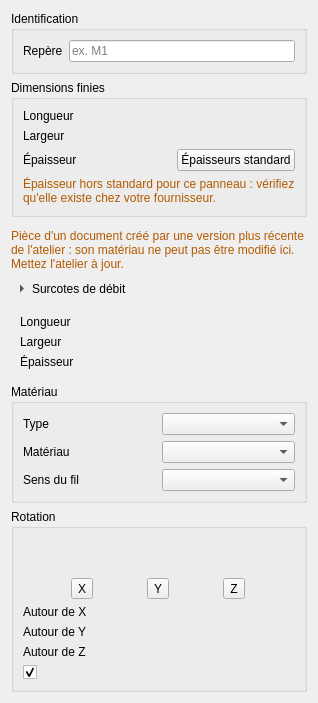
<?xml version="1.0" encoding="UTF-8"?>
<ui version="4.0">
 <class>WoodPartTaskPanel</class>
 <widget class="QWidget" name="WoodPartTaskPanel">
  <property name="windowTitle">
   <string>Pièce de bois</string>
  </property>
  <layout class="QVBoxLayout" name="mainLayout">
   <item>
    <widget class="QGroupBox" name="identificationGroup">
     <property name="title">
      <string>Identification</string>
     </property>
     <layout class="QGridLayout" name="identificationGroupLayout">
      <item row="0" column="0">
       <widget class="QLabel" name="markLabel">
        <property name="text">
         <string>Repère</string>
        </property>
        <property name="buddy">
         <cstring>markEdit</cstring>
        </property>
       </widget>
      </item>
      <item row="0" column="1">
       <widget class="QLineEdit" name="markEdit">
        <property name="toolTip">
         <string>Repère de la pièce sur les plans et dans la liste de débit (ex. « M1 ») ; c'est aussi son nom dans l'arborescence.</string>
        </property>
        <property name="placeholderText">
         <string>ex. M1</string>
        </property>
       </widget>
      </item>
     </layout>
    </widget>
   </item>
   <item>
    <widget class="QGroupBox" name="dimensionsGroup">
     <property name="title">
      <string>Dimensions finies</string>
     </property>
     <layout class="QGridLayout" name="dimensionsGroupLayout">
      <item row="0" column="0">
       <widget class="QLabel" name="lengthLabel">
        <property name="text">
         <string>Longueur</string>
        </property>
        <property name="buddy">
         <cstring>lengthEdit</cstring>
        </property>
       </widget>
      </item>
      <item row="0" column="1">
       <widget class="Gui::QuantitySpinBox" name="lengthEdit">
        <property name="unit" stdset="0">
         <string notr="true">mm</string>
        </property>
       </widget>
      </item>
      <item row="1" column="0">
       <widget class="QLabel" name="widthLabel">
        <property name="text">
         <string>Largeur</string>
        </property>
        <property name="buddy">
         <cstring>widthEdit</cstring>
        </property>
       </widget>
      </item>
      <item row="1" column="1">
       <widget class="Gui::QuantitySpinBox" name="widthEdit">
        <property name="unit" stdset="0">
         <string notr="true">mm</string>
        </property>
       </widget>
      </item>
      <item row="2" column="0">
       <widget class="QLabel" name="thicknessLabel">
        <property name="text">
         <string>Épaisseur</string>
        </property>
        <property name="buddy">
         <cstring>thicknessEdit</cstring>
        </property>
       </widget>
      </item>
      <item row="2" column="1">
       <layout class="QHBoxLayout" name="thicknessLayout">
        <item>
         <widget class="Gui::QuantitySpinBox" name="thicknessEdit">
          <property name="unit" stdset="0">
           <string notr="true">mm</string>
          </property>
         </widget>
        </item>
        <item>
         <widget class="QPushButton" name="standardThicknessButton">
          <property name="sizePolicy">
           <sizepolicy hsizetype="Fixed" vsizetype="Fixed">
            <horstretch>0</horstretch>
            <verstretch>0</verstretch>
           </sizepolicy>
          </property>
          <property name="toolTip">
           <string>Épaisseurs standard du matériau choisi</string>
          </property>
          <property name="text">
           <string>Épaisseurs standard</string>
          </property>
          <property name="autoDefault">
           <bool>false</bool>
          </property>
         </widget>
        </item>
       </layout>
      </item>
      <item row="3" column="0" colspan="2">
       <widget class="QLabel" name="thicknessWarning">
        <property name="styleSheet">
         <string notr="true">color: #b35900;</string>
        </property>
        <property name="text">
         <string>Épaisseur hors standard pour ce panneau : vérifiez qu'elle existe chez votre fournisseur.</string>
        </property>
        <property name="textFormat">
         <enum>Qt::PlainText</enum>
        </property>
        <property name="wordWrap">
         <bool>true</bool>
        </property>
       </widget>
      </item>
     </layout>
    </widget>
   </item>
   <item>
    <widget class="QWidget" name="unlockHost">
     <layout class="QVBoxLayout" name="unlockHostLayout">
      <property name="leftMargin">
       <number>0</number>
      </property>
      <property name="topMargin">
       <number>0</number>
      </property>
      <property name="rightMargin">
       <number>0</number>
      </property>
      <property name="bottomMargin">
       <number>0</number>
      </property>
     </layout>
    </widget>
   </item>
   <item>
    <widget class="QLabel" name="newerVersionNotice">
     <property name="visible">
      <bool>false</bool>
     </property>
     <property name="styleSheet">
      <string notr="true">color: #b35900;</string>
     </property>
     <property name="text">
      <string>Pièce d'un document créé par une version plus récente de l'atelier : son matériau ne peut pas être modifié ici. Mettez l'atelier à jour.</string>
     </property>
     <property name="textFormat">
      <enum>Qt::PlainText</enum>
     </property>
     <property name="wordWrap">
      <bool>true</bool>
     </property>
    </widget>
   </item>
   <item>
    <widget class="QToolButton" name="allowancesToggle">
     <property name="text">
      <string>Surcotes de débit</string>
     </property>
     <property name="toolTip">
      <string>Surcotes totales ajoutées aux cotes finies pour obtenir les cotes de débit.</string>
     </property>
     <property name="checkable">
      <bool>true</bool>
     </property>
     <property name="toolButtonStyle">
      <enum>Qt::ToolButtonTextBesideIcon</enum>
     </property>
     <property name="arrowType">
      <enum>Qt::RightArrow</enum>
     </property>
     <property name="autoRaise">
      <bool>true</bool>
     </property>
    </widget>
   </item>
   <item>
    <widget class="QWidget" name="allowancesBox">
     <layout class="QGridLayout" name="allowancesLayout">
      <item row="0" column="0">
       <widget class="QLabel" name="lengthAllowanceLabel">
        <property name="text">
         <string>Longueur</string>
        </property>
        <property name="buddy">
         <cstring>lengthAllowanceEdit</cstring>
        </property>
       </widget>
      </item>
      <item row="0" column="1">
       <widget class="Gui::QuantitySpinBox" name="lengthAllowanceEdit">
        <property name="unit" stdset="0">
         <string notr="true">mm</string>
        </property>
       </widget>
      </item>
      <item row="1" column="0">
       <widget class="QLabel" name="widthAllowanceLabel">
        <property name="text">
         <string>Largeur</string>
        </property>
        <property name="buddy">
         <cstring>widthAllowanceEdit</cstring>
        </property>
       </widget>
      </item>
      <item row="1" column="1">
       <widget class="Gui::QuantitySpinBox" name="widthAllowanceEdit">
        <property name="unit" stdset="0">
         <string notr="true">mm</string>
        </property>
       </widget>
      </item>
      <item row="2" column="0">
       <widget class="QLabel" name="thicknessAllowanceLabel">
        <property name="text">
         <string>Épaisseur</string>
        </property>
        <property name="buddy">
         <cstring>thicknessAllowanceEdit</cstring>
        </property>
       </widget>
      </item>
      <item row="2" column="1">
       <widget class="Gui::QuantitySpinBox" name="thicknessAllowanceEdit">
        <property name="unit" stdset="0">
         <string notr="true">mm</string>
        </property>
       </widget>
      </item>
     </layout>
    </widget>
   </item>
   <item>
    <widget class="QGroupBox" name="materialGroup">
     <property name="title">
      <string>Matériau</string>
     </property>
     <layout class="QGridLayout" name="materialGroupLayout">
      <item row="0" column="0">
       <widget class="QLabel" name="kindLabel">
        <property name="text">
         <string>Type</string>
        </property>
        <property name="buddy">
         <cstring>kindCombo</cstring>
        </property>
       </widget>
      </item>
      <item row="0" column="1">
       <widget class="QComboBox" name="kindCombo">
        <property name="toolTip">
         <string>Restreint la liste des matériaux à un type.</string>
        </property>
       </widget>
      </item>
      <item row="1" column="0">
       <widget class="QLabel" name="materialLabel">
        <property name="text">
         <string>Matériau</string>
        </property>
        <property name="buddy">
         <cstring>materialCombo</cstring>
        </property>
       </widget>
      </item>
      <item row="1" column="1">
       <widget class="QComboBox" name="materialCombo">
        <property name="toolTip">
         <string>Essence ou panneau, choisi dans la bibliothèque de matériaux.</string>
        </property>
       </widget>
      </item>
      <item row="2" column="0">
       <widget class="QLabel" name="grainLabel">
        <property name="text">
         <string>Sens du fil</string>
        </property>
        <property name="buddy">
         <cstring>grainCombo</cstring>
        </property>
       </widget>
      </item>
      <item row="2" column="1">
       <widget class="QComboBox" name="grainCombo">
        <property name="toolTip">
         <string>Sens du fil par rapport aux cotes de la pièce.</string>
        </property>
       </widget>
      </item>
     </layout>
    </widget>
   </item>
   <item>
    <widget class="QGroupBox" name="rotationGroup">
     <property name="title">
      <string>Rotation</string>
     </property>
     <layout class="QVBoxLayout" name="rotationGroupLayout">
      <item>
       <widget class="QLabel" name="snapLabel">
        <property name="toolTip">
         <string>Éléments contre lesquels la pièce est posée. Sélectionnez des faces, des arêtes ou des sommets avant de lancer la commande.</string>
        </property>
        <property name="textFormat">
         <enum>Qt::PlainText</enum>
        </property>
        <property name="wordWrap">
         <bool>true</bool>
        </property>
        <property name="visible">
         <bool>false</bool>
        </property>
       </widget>
      </item>
      <item>
       <widget class="QLabel" name="snapNotices">
        <property name="textFormat">
         <enum>Qt::PlainText</enum>
        </property>
        <property name="wordWrap">
         <bool>true</bool>
        </property>
        <property name="visible">
         <bool>false</bool>
        </property>
       </widget>
      </item>
      <item>
       <layout class="QHBoxLayout" name="rotationLayout">
        <item>
         <widget class="QToolButton" name="rotateXButton">
          <property name="toolTip">
           <string>Quart de tour autour de l'axe X du document. Quatre clics ramènent la pièce à sa position de départ.</string>
          </property>
          <property name="text">
           <string>X</string>
          </property>
          <property name="toolButtonStyle">
           <enum>Qt::ToolButtonTextBesideIcon</enum>
          </property>
         </widget>
        </item>
        <item>
         <widget class="QToolButton" name="rotateYButton">
          <property name="toolTip">
           <string>Quart de tour autour de l'axe Y du document. Quatre clics ramènent la pièce à sa position de départ.</string>
          </property>
          <property name="text">
           <string>Y</string>
          </property>
          <property name="toolButtonStyle">
           <enum>Qt::ToolButtonTextBesideIcon</enum>
          </property>
         </widget>
        </item>
        <item>
         <widget class="QToolButton" name="rotateZButton">
          <property name="toolTip">
           <string>Quart de tour autour de l'axe Z du document. Quatre clics ramènent la pièce à sa position de départ.</string>
          </property>
          <property name="text">
           <string>Z</string>
          </property>
          <property name="toolButtonStyle">
           <enum>Qt::ToolButtonTextBesideIcon</enum>
          </property>
         </widget>
        </item>
       </layout>
      </item>
      <item>
       <layout class="QGridLayout" name="angleLayout">
        <item row="0" column="0">
         <widget class="QLabel" name="angleXLabel">
          <property name="toolTip">
           <string>Angle de la pièce autour de l'axe X du document, de -180 à 180 degrés.</string>
          </property>
          <property name="text">
           <string>Autour de X</string>
          </property>
          <property name="buddy">
           <cstring>angleXEdit</cstring>
          </property>
         </widget>
        </item>
        <item row="0" column="1">
         <widget class="Gui::QuantitySpinBox" name="angleXEdit">
          <property name="toolTip">
           <string>Angle de la pièce autour de l'axe X du document, de -180 à 180 degrés. La pièce tourne autour de son centre et la vue 3D suit votre saisie.</string>
          </property>
          <property name="unit" stdset="0">
           <string notr="true">deg</string>
          </property>
         </widget>
        </item>
        <item row="1" column="0">
         <widget class="QLabel" name="angleYLabel">
          <property name="toolTip">
           <string>Angle de la pièce autour de l'axe Y du document, de -90 à 90 degrés.</string>
          </property>
          <property name="text">
           <string>Autour de Y</string>
          </property>
          <property name="buddy">
           <cstring>angleYEdit</cstring>
          </property>
         </widget>
        </item>
        <item row="1" column="1">
         <widget class="Gui::QuantitySpinBox" name="angleYEdit">
          <property name="toolTip">
           <string>Angle de la pièce autour de l'axe Y du document, de -90 à 90 degrés. La pièce tourne autour de son centre et la vue 3D suit votre saisie.</string>
          </property>
          <property name="unit" stdset="0">
           <string notr="true">deg</string>
          </property>
         </widget>
        </item>
        <item row="2" column="0">
         <widget class="QLabel" name="angleZLabel">
          <property name="toolTip">
           <string>Angle de la pièce autour de l'axe Z du document, de -180 à 180 degrés.</string>
          </property>
          <property name="text">
           <string>Autour de Z</string>
          </property>
          <property name="buddy">
           <cstring>angleZEdit</cstring>
          </property>
         </widget>
        </item>
        <item row="2" column="1">
         <widget class="Gui::QuantitySpinBox" name="angleZEdit">
          <property name="toolTip">
           <string>Angle de la pièce autour de l'axe Z du document, de -180 à 180 degrés. La pièce tourne autour de son centre et la vue 3D suit votre saisie.</string>
          </property>
          <property name="unit" stdset="0">
           <string notr="true">deg</string>
          </property>
         </widget>
        </item>
       </layout>
      </item>
      <item>
       <widget class="QCheckBox" name="furnitureCheck">
        <property name="toolTip">
         <string>La pièce suivra les cotes de l'ensemble. Décochez pour la laisser à part ; vous pourrez l'ajouter plus tard avec « Ajouter à l'ensemble ».</string>
        </property>
        <property name="checked">
         <bool>true</bool>
        </property>
        <property name="visible">
         <bool>false</bool>
        </property>
       </widget>
      </item>
     </layout>
    </widget>
   </item>
  </layout>
 </widget>
 <customwidgets>
  <customwidget>
   <class>Gui::QuantitySpinBox</class>
   <extends>QWidget</extends>
   <header>Gui/QuantitySpinBox.h</header>
  </customwidget>
 </customwidgets>
 <tabstops>
  <tabstop>markEdit</tabstop>
  <tabstop>lengthEdit</tabstop>
  <tabstop>widthEdit</tabstop>
  <tabstop>thicknessEdit</tabstop>
  <tabstop>standardThicknessButton</tabstop>
  <tabstop>allowancesToggle</tabstop>
  <tabstop>lengthAllowanceEdit</tabstop>
  <tabstop>widthAllowanceEdit</tabstop>
  <tabstop>thicknessAllowanceEdit</tabstop>
  <tabstop>kindCombo</tabstop>
  <tabstop>materialCombo</tabstop>
  <tabstop>grainCombo</tabstop>
  <tabstop>rotateXButton</tabstop>
  <tabstop>rotateYButton</tabstop>
  <tabstop>rotateZButton</tabstop>
  <tabstop>angleXEdit</tabstop>
  <tabstop>angleYEdit</tabstop>
  <tabstop>angleZEdit</tabstop>
  <tabstop>furnitureCheck</tabstop>
 </tabstops>
 <resources/>
 <connections/>
</ui>
